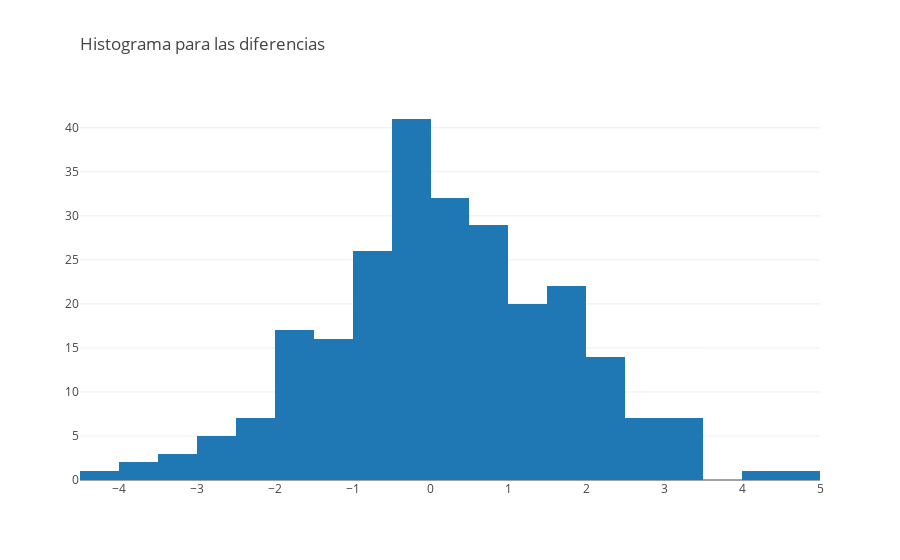

The code cell stored with this chart in its notebook:
### Code cell
trace1 = go.Histogram(
    x = R)

data = [trace1]
layout = go.Layout(
    title=go.layout.Title(
        text='Histograma para las diferencias',
        xref='paper',
        x=0
    )
)
fig = go.Figure(data=data, layout=layout)
py.iplot(fig, filename='Retornos')

### Figure 1 — Plotly figure (JSON) as saved in the notebook; plotly's stock layout.template omitted (floating-point values rounded to 4 significant figures; data arrays with more than 128 entries replaced by an {"elided": "..."} marker saying what was removed)
{"data": [{"type": "histogram", "uid": "8b1d07d7-4d80-4a39-84ab-934ba9bc4ffe", "x": {"elided": "251 float values"}}], "layout": {"autosize": true, "title": {"text": "Histograma para las diferencias", "x": 0, "xref": "paper"}, "xaxis": {"autorange": true, "range": [-4.5, 5], "type": "linear"}, "yaxis": {"autorange": true, "range": [0, 43.16]}}}
